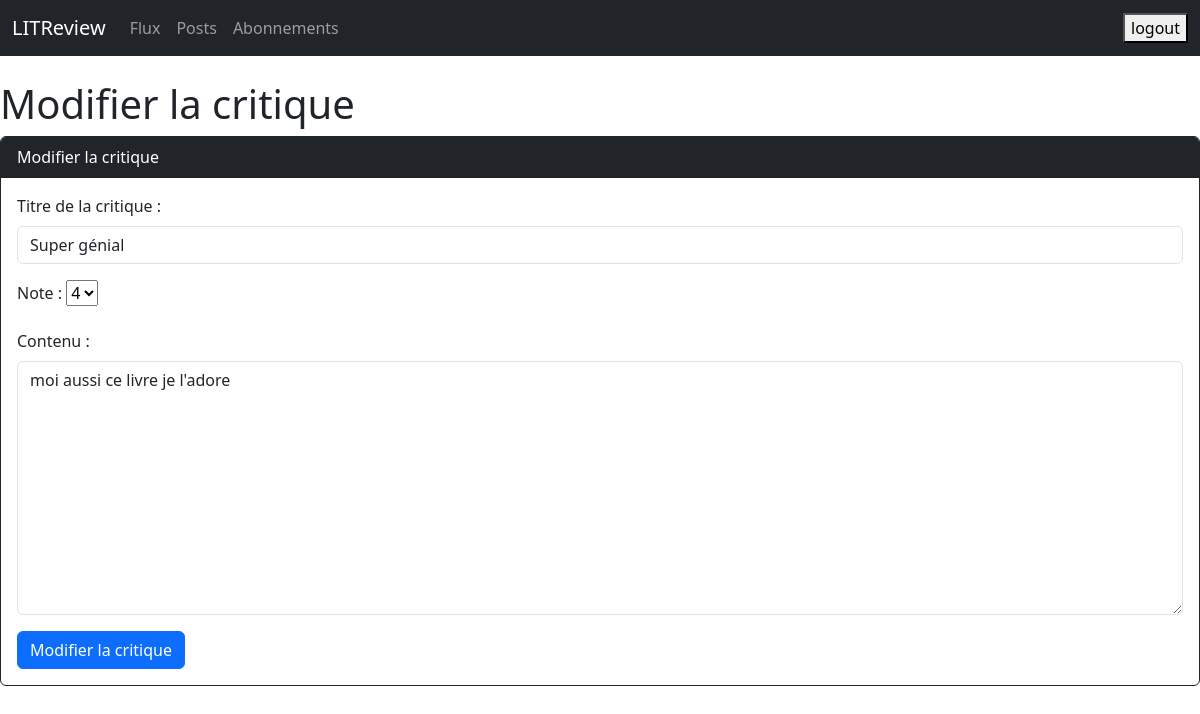
/reviews/review/19/edit/ (signed in), run on the app's committed database.
### reviews/models.py (models this page shows)
class Review(models.Model):
    ticket = models.ForeignKey(to=Ticket, on_delete=models.CASCADE)
    rating = models.PositiveSmallIntegerField(
        validators=[MinValueValidator(0), MaxValueValidator(5)])
    headline = models.CharField(max_length=128)
    body = models.CharField(max_length=8192, blank=True)
    user = models.ForeignKey(
        to=settings.AUTH_USER_MODEL, on_delete=models.CASCADE)
    time_created = models.DateTimeField(auto_now_add=True)

### reviews/views.py (the view)
# urls.py: path('review/<int:review_id>/edit/', views.edit_review, name='edit_review'),
@login_required
def edit_review(request, review_id):
    review = get_object_or_404(Review, id=review_id, user=request.user)
    if request.method == 'POST':
        review_form = ReviewForm(request.POST, instance=review)  # Pré-remplir la review
        if review_form.is_valid():
            review_form.save()  # Sauvegarder la review mise à jour
            return redirect('ticket-list')  # Redirection après modification
    else:
        review_form = ReviewForm(instance=review)
    return render(request, 'reviews/edit_review.html', {
        'review_form': review_form,
        'review': review
    })

### reviews/forms.py
class ReviewForm(forms.ModelForm):
    class Meta:
        model = Review
        fields = ['headline', 'rating', 'body']
    headline = forms.CharField(required=False, widget=forms.TextInput(attrs={'class': 'form-control'}))
    rating = forms.CharField(required=False, widget=forms.Select(choices=[(i, i) for i in range(6)]))
    body = forms.CharField(required=False, widget=forms.Textarea(attrs={'class': 'form-control'}))

### templates/reviews/edit_review.html (shortened to what this page needs)
<!DOCTYPE html>
<html lang="fr">
<head>
    <link href="https://cdn.jsdelivr.net/npm/bootstrap@5.3.3/dist/css/bootstrap.min.css" rel="stylesheet">
</head>
<body>
<nav class="navbar navbar-expand-lg navbar-dark bg-dark mb-4">
    <div class="container-fluid">
        <a class="navbar-brand" href="{% url 'login' %}">LITReview</a>
        <div class="collapse navbar-collapse">
            <ul class="navbar-nav me-auto">
                <li class="nav-item"><a class="nav-link" href="{% url 'flux' %}">Flux</a></li>
                <li class="nav-item"><a class="nav-link" href="{% url 'posts' %}">Posts</a></li>
                <li class="nav-item"><a class="nav-link" href="{% url 'abonnements' %}">Abonnements</a></li>
            </ul>
            <form method="post" action="{% url 'logout' %}">
                <button type="submit">logout</button>
            </form>
        </div>
    </div>
</nav>
<div class="form-container">
    <h1>Modifier la critique</h1>
    <div class="card border-dark mb-4">
        <div class="card-header bg-dark text-white">Modifier la critique</div>
        <div class="card-body">
            <form method="post">
                <div class="mb-3">
                    <label for="id_headline" class="form-label">Titre de la critique :</label>
                    {{ review_form.headline }}
                </div>
                <div class="mb-3">
                    <label for="id_rating" class="form-label">Note :</label>
                    {{ review_form.rating }}
                </div>
                <div class="mb-3">
                    <label for="id_body" class="form-label">Contenu :</label>
                    {{ review_form.body }}
                </div>
                <button type="submit" class="btn btn-primary">Modifier la critique</button>
            </form>
        </div>
    </div>
</div>
</body>
</html>

### data on the page
Review: headline "Super génial", rating "4", body "moi aussi ce livre je l'adore"
